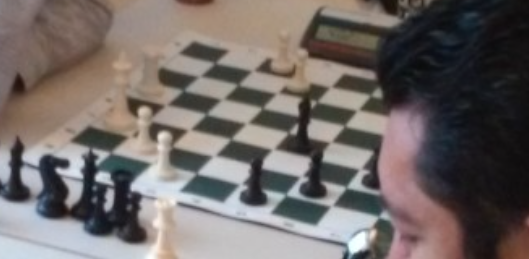
#> input picture input_images/3.png, 529 x 259 px
$ python usage_example.py   (older library calls are emulated)
#> lines starting #> are read from the running program, lines starting #| are printed output that depends on the picture
#> in run_simple_detection, image is the input picture: shape (259, 529, 4); mean R, G, B, A 113, 105.4, 102.8, 255
### solvers/python/saddle_solver.py
import cv2
import numpy as np

def _get_saddle(gray_img):
    img = gray_img
    gx = cv2.Sobel(img, cv2.CV_32F, 1, 0)
    gy = cv2.Sobel(img, cv2.CV_32F, 0, 1)
    gxx = cv2.Sobel(gx, cv2.CV_32F, 1, 0)
    gyy = cv2.Sobel(gy, cv2.CV_32F, 0, 1)
    gxy = cv2.Sobel(gx, cv2.CV_32F, 0, 1)
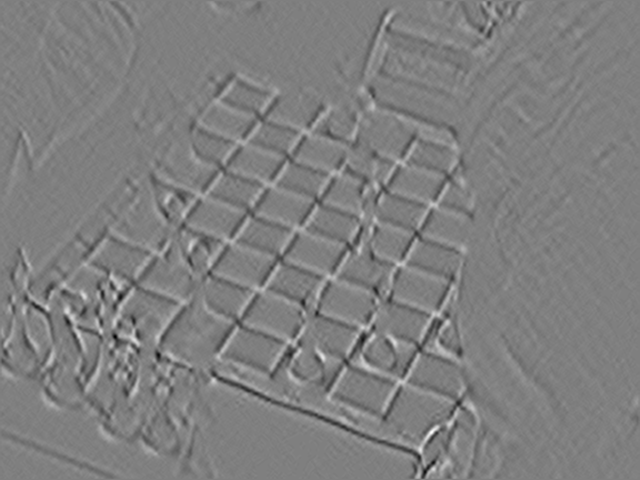
#> gxy: shape (480, 640) float32; min -339, max 339, mean 0; drawn with min black and max white

    # Inverse everything so positive equals more likely.
    S = -gxx*gyy + gxy**2
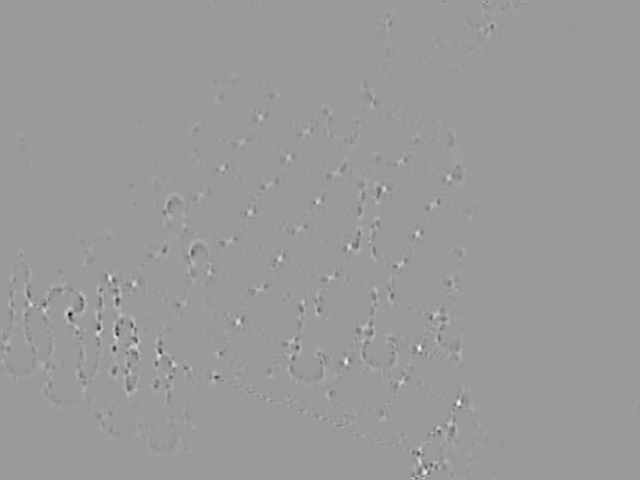
#> S: shape (480, 640) float32; min -267008, max 173608, mean 1.3; drawn with min black and max white

    # Calculate subpixel offsets
    denom = (gxx*gyy - gxy*gxy)
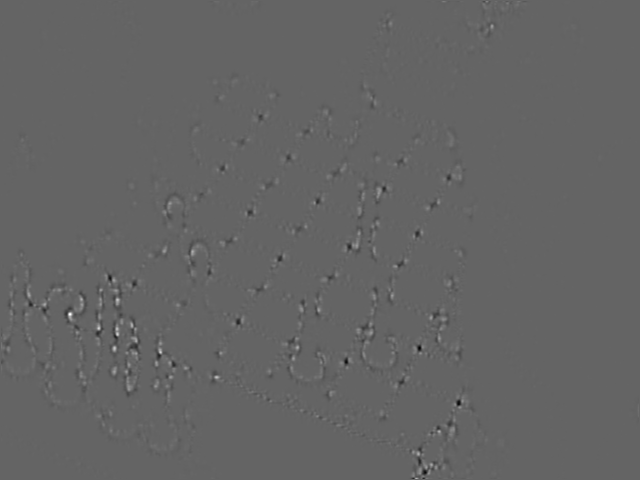
#> denom: shape (480, 640) float32; min -173608, max 267008, mean -1.3; drawn with min black and max white
    sub_s = np.divide(gy*gxy - gx*gyy, denom, out=np.zeros_like(denom), where=denom!=0)
    sub_t = np.divide(gx*gxy - gy*gxx, denom, out=np.zeros_like(denom), where=denom!=0)
    return S, sub_s, sub_t, gx, gy

def _fast_nonmax_sup(img, win=11):
#> called with win = 11
    element = np.ones([win, win], np.uint8)
    img_dilate = cv2.dilate(img, element)
    peaks = cv2.compare(img, img_dilate, cv2.CMP_EQ)
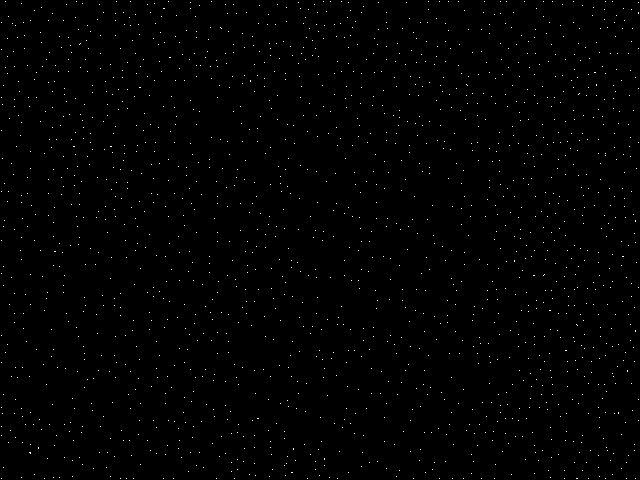
#> peaks: shape (480, 640); 0.59% white in thin lines or dots
    img[peaks == 0] = 0


def find_saddle_points(image: np.ndarray, max_pts: int = 0, filter_t_corners: bool = True) -> np.ndarray:
    """
    Finds saddle points (X-corners) in an image.

    Args:
        image (np.ndarray): The input image array.
        max_pts (int): Maximum number of points to return. If 0, return all points.
        filter_t_corners (bool): If True, filters out T-corners on the edge of the board.

    Returns:
        np.ndarray: A 2D array of lattice points of shape (N, 2).
    """
    # Convert to grayscale if the image has 3 channels
    if len(image.shape) == 3:
        # Check if the image was loaded with RGB format and convert it to Grayscale
        gray = cv2.cvtColor(image, cv2.COLOR_RGB2GRAY)
    else:
        gray = image.copy()

    winsize = 10

    gray = cv2.blur(gray, (3, 3)) # Blur it
    saddle, sub_s, sub_t, gx, gy = _get_saddle(gray)
    _fast_nonmax_sup(saddle)

    # Strip off low points
    saddle[saddle < 10000] = 0
#> saddle: shape (480, 640) float32; min 0, max 173608, mean 38.1
    sub_idxs = np.nonzero(saddle)
#> sub_idxs = 344 positions, rows 1 to 478, columns 1 to 524
    spts = np.argwhere(saddle).astype(np.float64)[:, [1, 0]] # Return in x,y order instead of row-col
#> spts = 344 pairs, first value 1 to 524, second value 1 to 478

    # Add on sub-pixel offsets
    subpixel_offset = np.array([sub_s[sub_idxs], sub_t[sub_idxs]]).transpose()
#> subpixel_offset = 344 pairs, first value -0.905 to 0.7, second value -1.71 to 1.4
    spts = spts + subpixel_offset
#> spts = 344 pairs, first value 0.911 to 524.5, second value 0.757 to 478.2

    # Sort points by saddle strength before clipping
    saddle_strengths = saddle[sub_idxs]
#> saddle_strengths = 344 values, max 173608 at index 206, min 10024 at index 21, mean 34039.7
    sorted_indices = np.argsort(saddle_strengths)[::-1]
#> sorted_indices = 344 values, max 343 at index 313, min 0 at index 329, mean 171.5
    spts = spts[sorted_indices]

    # Filter points
    if len(spts) > 0 and filter_t_corners:
        # 1. Edge Clipping
        near_edge = np.logical_or(
            np.any(spts <= winsize, axis=1),
            np.any(spts[:, [1, 0]] >= np.array(gray.shape) - winsize - 1, axis=1)
        )

        # 2. Vectorized Symmetry Filter (Rose Plot Symmetry)
        h, w_img = gray.shape
        mag = np.sqrt(gx**2 + gy**2)
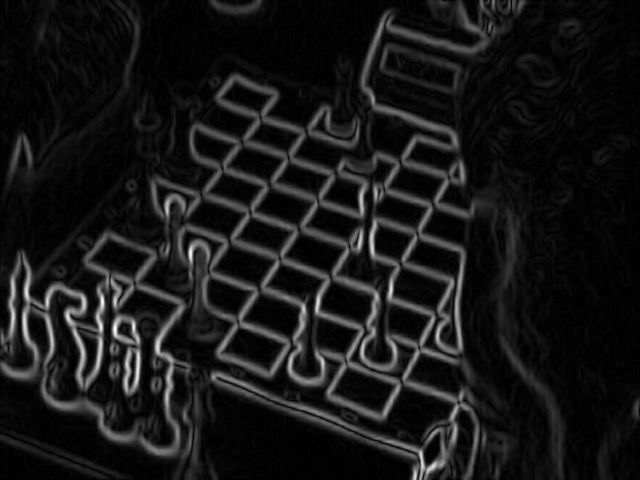
#> mag: shape (480, 640) float32; min 0, max 303.2, mean 28.2; drawn with min black and max white
        ixs = np.round(spts[:, 0]).astype(int)
#> ixs = 344 values, max 524 at index 197, min 1 at index 108, mean 267.3
        iys = np.round(spts[:, 1]).astype(int)
#> iys = 344 values, max 478 at index 11, min 1 at index 73, mean 300.5

        # Ensure window is within image bounds for safe indexing
        ixs_safe = np.clip(ixs, 5, w_img - 6)
#> ixs_safe = 344 values, max 524 at index 197, min 5 at index 108, mean 267.3
        iys_safe = np.clip(iys, 5, h - 6)
#> iys_safe = 344 values, max 474 at index 11, min 5 at index 73, mean 300.5

        # Precompute relative offsets for 40 square boundary pixels (clockwise)
        dx = np.concatenate([np.arange(-5, 6), np.ones(9, dtype=int)*5, np.arange(5, -6, -1), np.ones(9, dtype=int)*-5])
        dy = np.concatenate([np.ones(11, dtype=int)*-5, np.arange(-4, 5), np.ones(11, dtype=int)*5, np.arange(4, -5, -1)])

        # Extract all boundary rings at once: Shape (N, 40)
        ring_mags = mag[iys_safe[:, None] + dy, ixs_safe[:, None] + dx]

        # Calculate magnitude symmetry score using 180-degree periodic correlation
        row_sums = np.sum(ring_mags, axis=1, keepdims=True)
#> row_sums = 344 values, max 5561.6 at index 2, min 994.6 at index 256, mean 2885.3
        norm_mags = ring_mags / (row_sums + 1e-6)
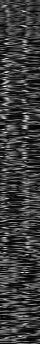
#> norm_mags: shape (344, 40) float32; min 0, max 0.105, mean 0.025; drawn with min black and max white
        scores = np.sum(norm_mags * np.roll(norm_mags, 20, axis=1), axis=1)
#> scores = 344 values, max 0.0342 at index 118, min 0.00591 at index 135, mean 0.0191

        # 3. Extract Intensity Ring for Point Symmetry
        ring_intensities = gray[iys_safe[:, None] + dy, ixs_safe[:, None] + dx].astype(np.float32)
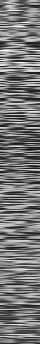
#> ring_intensities: shape (344, 40) float32; min 23, max 252, mean 118.7

        # Calculate Intensity Symmetry (NCC on the ring)
        # Subtract mean of each ring
        ring_means = np.mean(ring_intensities, axis=1, keepdims=True)
#> ring_means = 344 values, max 205.2 at index 269, min 42.28 at index 166, mean 118.7
        ring_centered = ring_intensities - ring_means
#> (the rest of the program and of its run is left out)
